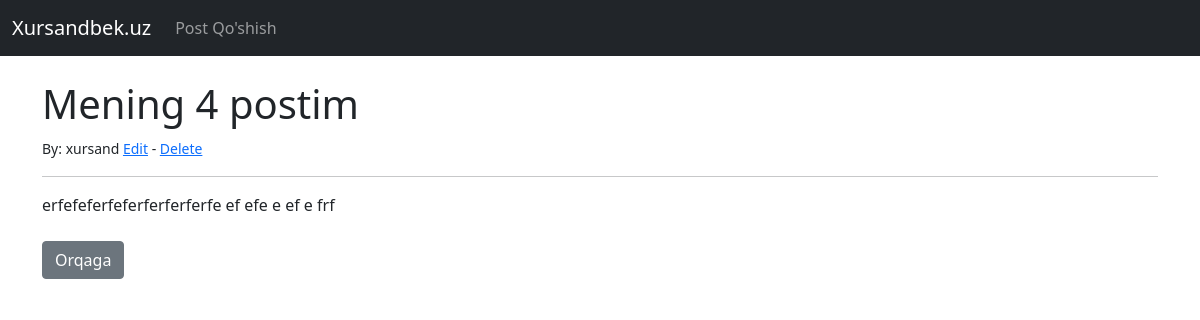
Screenshot of /article/4 with the database file from the repository.
### theblog/models.py (models this page shows, shortened)
class Post(models.Model):
	title = models.CharField(max_length=50)
	title_tag = models.CharField(max_length=50)
	author = models.ForeignKey(User, on_delete=models.CASCADE)
	body = models.TextField()

### theblog/views.py (the view)
# urls.py: path('article/<int:pk>', ArticleDetailView.as_view(), name='article-detail'),
class ArticleDetailView(DetailView):
	model = Post
	template_name = 'article-detail.html'

### theblog/templates/article-detail.html (shortened to what this page needs)
{% extends 'base.html' %}
{% block content %}
<h1>{{post.title}}</h1>
<small>By: {{post.author}} <a href="{% url 'update_post' post.pk %}">Edit</a> -
			<a href="{% url 'delete_post' post.pk %}">Delete</a></small><br>
<hr>
{{post.body}}
<br>
<br>
<a href="{% url 'home' %}" class="btn btn-secondary">Orqaga</a>
{% endblock %}

### rows the page displays
Post: title "Mening 4 postim", author "xursand", body "erfefeferfeferferferferfe ef efe e ef e frf"
